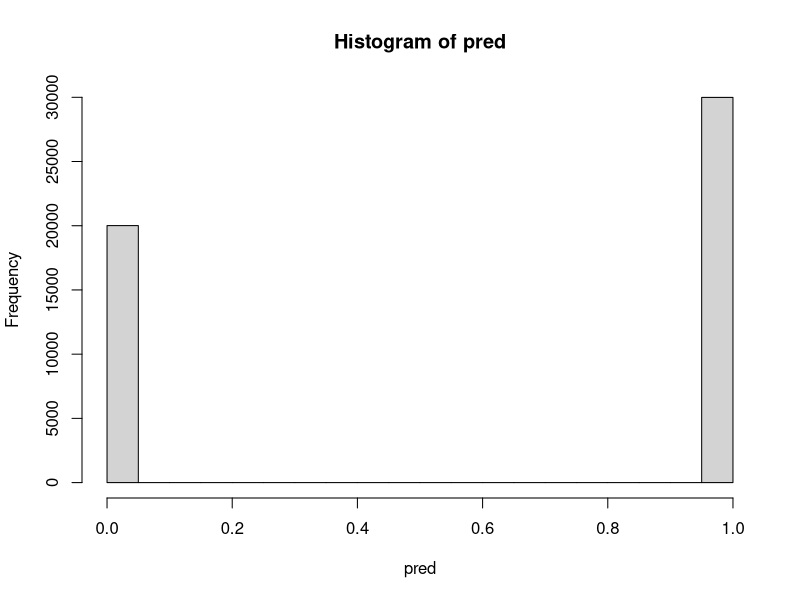

Here is the R script that generated this plot:
1/(1+0.05*0.999/(0.95*0.001))


post.pred.MC <- function(A, B, m, n_star){
  pred_sim <- matrix(NA, nrow=m)
  for (i in 1:m) {
    p_star <- rbeta(1, A, B)
    pred_sim[i] <- rbinom(1, n_star, p_star)
  }
  pred_sim
}

A <- 5 + 7 
B <- 5 + 3
m <- 50000
pred <- post.pred.MC(A, B, m, 1)
mean(pred)
hist(pred)

post.pred <- function(A, B, n_star, x_star){
  gamma(A+B) / (gamma(A)*gamma(B)) * choose(n_star, x_star) * gamma(A+x_star)*gamma(B+n_star-x_star)/gamma(A+B+n_star) 
}
print(post.pred(A, B, 1, 1))
